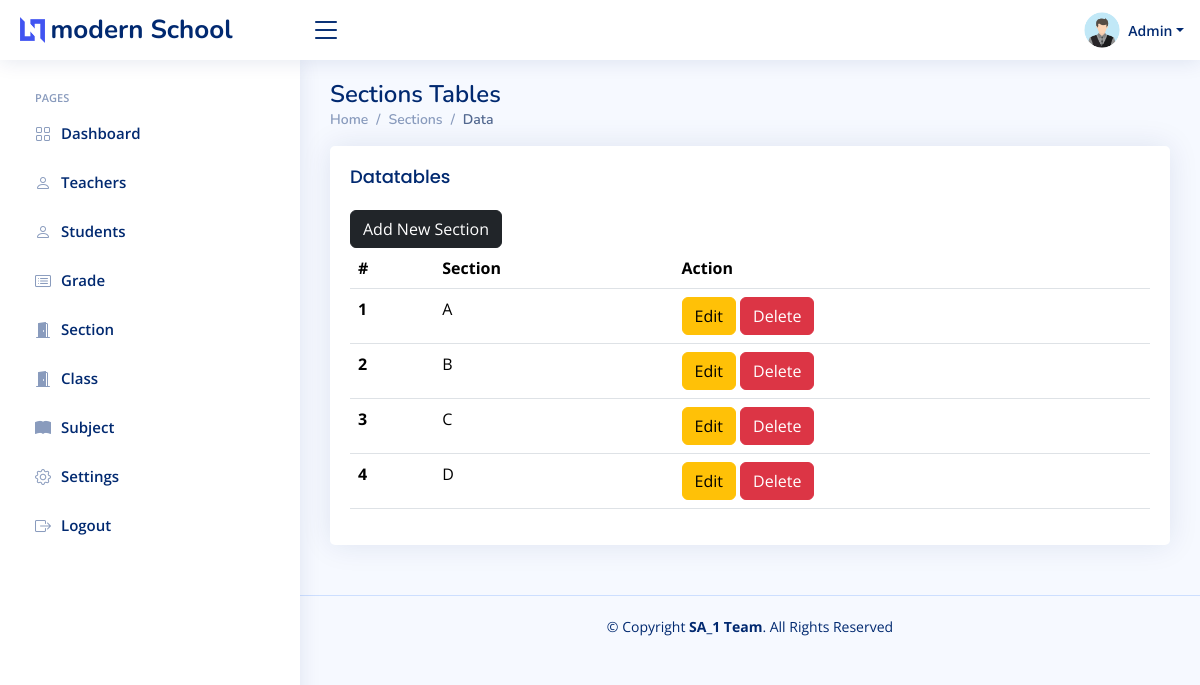
/admin/section1.php (signed in), run on the app's committed database.
### tables this page shows
CREATE TABLE `setting` (
  `id` int(11) NOT NULL,
  `current_year` int(11) NOT NULL,
  `current_semester` varchar(11) NOT NULL,
  `school_name` varchar(100) NOT NULL,
  `slogan` varchar(300) NOT NULL,
  `about` text NOT NULL
);

CREATE TABLE `section` (
  `section_id` int(11) NOT NULL,
  `section` varchar(7) NOT NULL
);

### data/setting.php (called while the page is built)
<?php
function getSetting($conn){
   $sql = "SELECT * FROM setting";
   $stmt = $conn->prepare($sql);
   $stmt->execute();
   if ($stmt->rowCount() == 1) {
     $settings = $stmt->fetch();
     return $settings;
   }else {
    return 0;
   }
}
?>

### admin/data/section.php (called while the page is built, shortened)
<?php
function getAllSections($conn){
   $sql = "SELECT * FROM section";
   $stmt = $conn->prepare($sql);
   $stmt->execute();
   if ($stmt->rowCount() >= 1) {
     $sections = $stmt->fetchAll();
     return $sections;
   }else {
    return 0;
   }
}

### admin/section1.php (the view, shortened to what this page needs)
<?php
if (isset($_SESSION['admin_id']) &&
isset($_SESSION['role'])) {
if ($_SESSION['role'] == 'Admin') {
include "../DB_connection.php";
include "data/section.php";
$sections = getAllSections($conn);
?><!DOCTYPE html>
<html lang="en">
<head>
    <link href="assets/vendor/bootstrap/css/bootstrap.min.css" rel="stylesheet">
    <link href="assets/vendor/bootstrap-icons/bootstrap-icons.css" rel="stylesheet">
    <link href="assets/vendor/boxicons/css/boxicons.min.css" rel="stylesheet">
    <link href="assets/vendor/quill/quill.snow.css" rel="stylesheet">
    <link href="assets/vendor/quill/quill.bubble.css" rel="stylesheet">
    <link href="assets/vendor/remixicon/remixicon.css" rel="stylesheet">
    <link href="assets/vendor/simple-datatables/style.css" rel="stylesheet">
    <link href="assets/css/style.css" rel="stylesheet">
</head>
<body>
    <?php
    include "inc/header.php";
    ?>
    <?php
    include "inc/sidebar.php";
    ?>
    <main id="main" class="main">
        <div class="pagetitle">
            <h1>Sections Tables</h1>
            <nav>
                <ol class="breadcrumb">
                    <li class="breadcrumb-item"><a href="index.html">Home</a></li>
                    <li class="breadcrumb-item">Sections</li>
                    <li class="breadcrumb-item active">Data</li>
                </ol>
            </nav>
        </div>
        <section class="section">
            <div class="row">
                <div class="col-lg-12">
                    <div class="card">
                        <div class="card-body">
                            <h5 class="card-title">Datatables</h5>
                            <a href="section-add1.php"
                               class="btn btn-dark">Add New Section</a>
                            <table class="table datatable">
                                <thead>
                                    <tr>
                                        <th scope="col">#</th>
                                        <th scope="col">Section</th>
                                        <th scope="col">Action</th>
                                    </tr>
                                </thead>
                                <tbody>
                                <?php
                                if ($sections != 0) {
                                 $i = 0; foreach ($sections as $section ) {
                                    $i++;  ?>
                                    <tr>
                                        <th scope="row"><?=$i?></th>
                                        <td>
                                            <?php
                                            echo $section['section'];
                                            ?>
                                        </td>
                                        <td>
                                            <a href="section-edit1.php?section_id=<?=$section['section_id']?>"
                                               class="btn btn-warning">Edit</a>
                                            <a href="section-delete.php?section_id=<?=$section['section_id']?>"
                                               class="btn btn-danger">Delete</a>
                                        </td>
                                    </tr>
                                <?php }} ?>
                                </tbody>
                            </table>
                        </div>
                </div>
            </div>
        </section>
    </main>
    <?php
    include "inc/footer.php";
    ?>
</body>
</html>
<?php
}else {
    header("Location: ../login.php");
    exit;
}
}else {
    header("Location: ../login.php");
    exit;
}
?>

### admin/inc/header.php (shortened to what this page needs)
<?php
include "../data/setting.php";
$setting = getSetting($conn);
if ($setting != 0) {
?>
<header id="header" class="header fixed-top d-flex align-items-center">
    <div class="d-flex align-items-center justify-content-between">
        <a href="../index.php" class="logo d-flex align-items-center">
            <img src="assets/img/logo.png" alt="">
            <span class="d-none d-lg-block"><?=$setting['school_name']?></span>
        </a>
        <i class="bi bi-list toggle-sidebar-btn"></i>
    </div>
    <nav class="header-nav ms-auto">
        <ul class="d-flex align-items-center">
            <li class="nav-item dropdown pe-3">
                <a class="nav-link nav-profile d-flex align-items-center pe-0" href="#" data-bs-toggle="dropdown">
                    <img src="../img/student-male.png"  alt="Profile" class="rounded-circle">
                    <span class="d-none d-md-block dropdown-toggle ps-2">Admin</span>
                </a>
            </li>
        </ul>
    </nav>
</header>
<?php }else {
    header("Location: login.php");
    exit;
}  ?>

### admin/assets/css/style.css (style rules this page uses)
:root { scroll-behavior: smooth; }
body { font-family: "Open Sans", sans-serif; background: #f6f9ff; color: #444444; }
a { color: #4154f1; text-decoration: none; }
h1, h2, h3, h4, h5, h6 { font-family: "Nunito", sans-serif; }
#main { margin-top: 60px; padding: 20px 30px; transition: all 0.3s; }
.pagetitle { margin-bottom: 10px; }
.pagetitle h1 { font-size: 24px; margin-bottom: 0; font-weight: 600; color: #012970; }
.card { margin-bottom: 30px; border: none; border-radius: 5px; box-shadow: 0px 0 30px rgba(1, 41, 112, 0.1); }
.card-title { padding: 20px 0 15px 0; font-size: 18px; font-weight: 500; color: #012970; font-family: "Poppins", sans-serif; }
.card-body { padding: 0 20px 20px 20px; }
.breadcrumb { font-size: 14px; font-family: "Nunito", sans-serif; color: #899bbd; font-weight: 600; }
.breadcrumb a { color: #899bbd; transition: 0.3s; }
.breadcrumb .breadcrumb-item::before { color: #899bbd; }
.breadcrumb .active { color: #51678f; font-weight: 600; }
.logo { line-height: 1; }
@media (min-width: 1200px) { .logo { width: 280px; } }
.logo img { max-height: 26px; margin-right: 6px; }
.logo span { font-size: 26px; font-weight: 700; color: #012970; font-family: "Nunito", sans-serif; }
.header { transition: all 0.5s; z-index: 997; height: 60px; box-shadow: 0px 2px 20px rgba(1, 41, 112, 0.1); background-color: #fff; padding-left: 20px; }
.header .toggle-sidebar-btn { font-size: 32px; padding-left: 10px; cursor: pointer; color: #012970; }
.header-nav ul { list-style: none; }
.header-nav>ul { margin: 0; padding: 0; }
.header-nav .nav-profile { color: #012970; }
.header-nav .nav-profile img { max-height: 36px; }
.header-nav .nav-profile span { font-size: 14px; font-weight: 600; }
@media (min-width: 1200px) { #main, #footer { margin-left: 300px; } }

### data on the page
setting: school_name "modern School"
section: section "A"
section: section "B"
section: section "C"
section: section "D"
